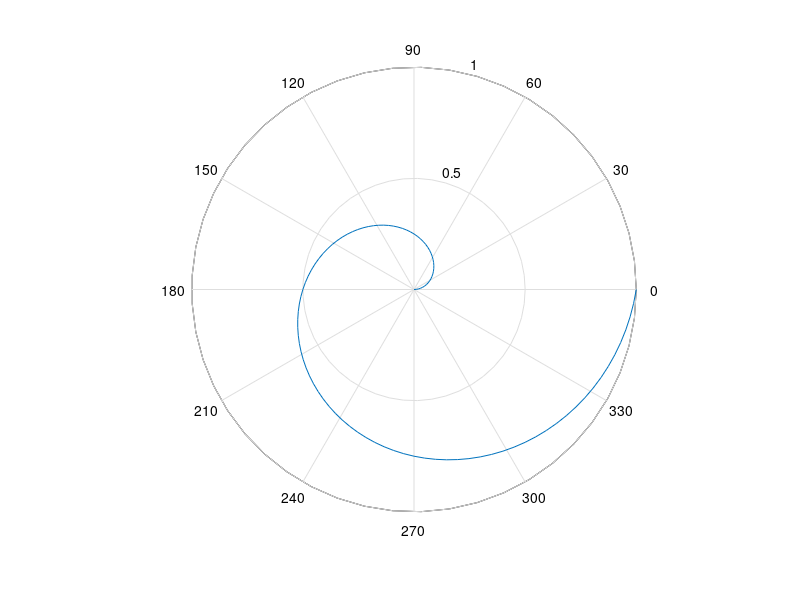

The MATLAB source for this figure:
f1=figure(1); clf reset
set(f1,'units','normalized','position',[0.3652 0.3008 0.6016 0.6016])

theta=0:2*pi/100:2*pi;
r=theta/(2*pi);
polar(theta,r)
